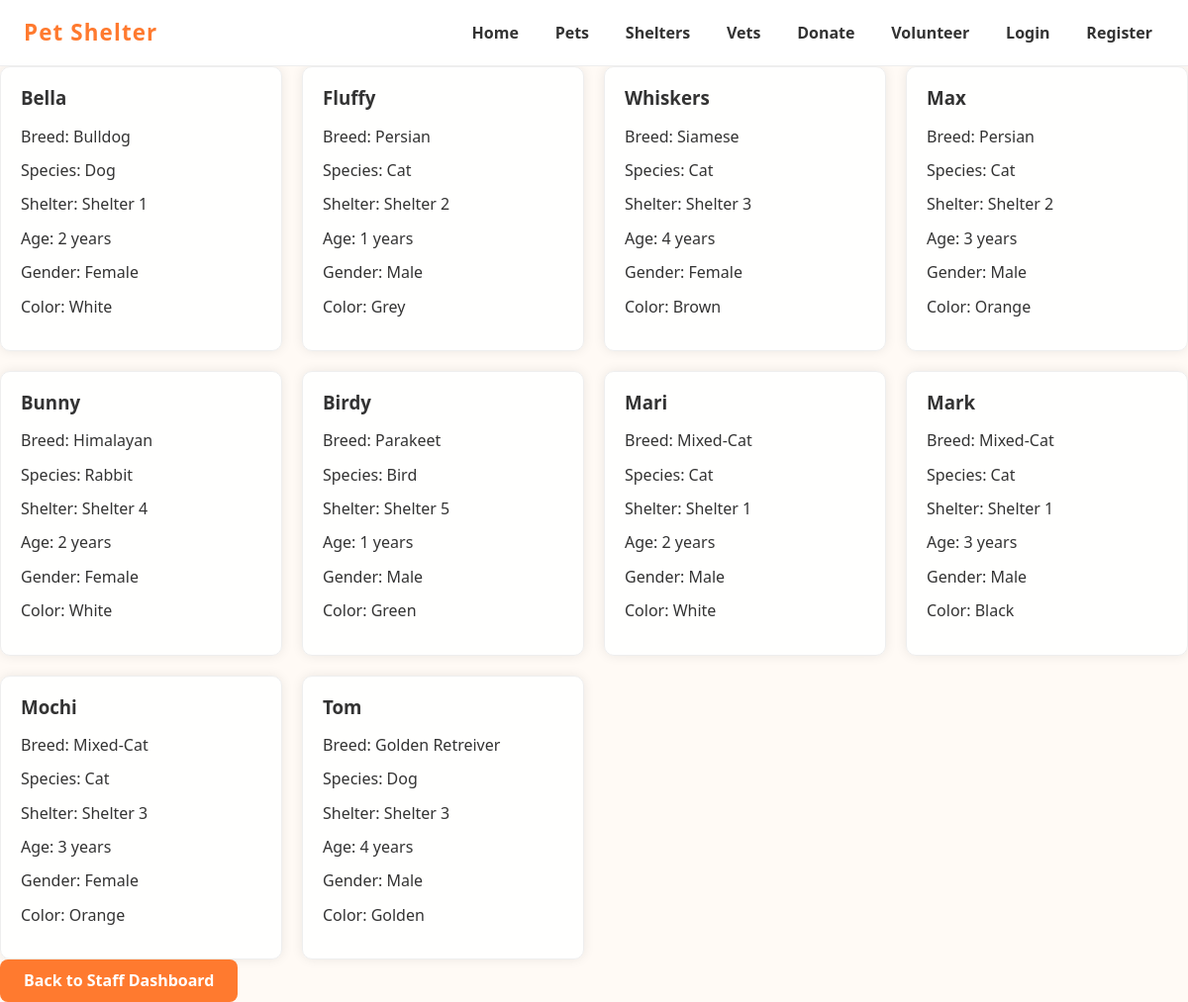
Screenshot of /pet_shelter_db/staff/view_pets.php (signed in) with the database file from the repository.
### tables this page shows
CREATE TABLE `pets` (
  `pet_id` int(11) NOT NULL,
  `name` varchar(100) DEFAULT NULL,
  `age` int(11) DEFAULT NULL,
  `gender` varchar(10) DEFAULT NULL,
  `color` varchar(50) DEFAULT NULL,
  `arrival_date` date DEFAULT NULL,
  `status` varchar(50) DEFAULT NULL,
  `shelter_id` int(11) DEFAULT NULL,
  `breed_id` int(11) DEFAULT NULL,
  `species_id` int(11) DEFAULT NULL
);

CREATE TABLE `breeds` (
  `breed_id` int(11) NOT NULL,
  `breed_name` varchar(100) NOT NULL,
  `species_id` int(11) DEFAULT NULL
);

CREATE TABLE `species` (
  `species_id` int(11) NOT NULL,
  `species_name` varchar(50) NOT NULL
);

CREATE TABLE `shelters` (
  `shelter_id` int(11) NOT NULL,
  `name` varchar(100) DEFAULT NULL,
  `location` varchar(150) DEFAULT NULL,
  `capacity` int(11) DEFAULT NULL,
  `contact_number` varchar(20) DEFAULT NULL
);

### pet_shelter_db/staff/view_pets.php (the view, shortened to what this page needs)
<?php
include("../includes/db_connect.php");
?>
<!DOCTYPE html>
<html lang="en">
<head>
    <link rel="stylesheet" href="../css/style.css">
</head>
<body>
<div class="navbar">
    <div class="logo">Pet Shelter</div>
    <div class="menu-links">
        <a href="../index.php">Home</a>
        <a href="../pets.php">Pets</a>
        <a href="../shelters.php">Shelters</a>
        <a href="../vets.php">Vets</a>
        <a href="../donate.php">Donate</a>
        <a href="../volunteer.php">Volunteer</a>
        <a href="../login.php">Login</a>
        <a href="../register.php">Register</a>
    </div>
</div>
<div class="card-grid">
<?php
$sql = "SELECT pets.pet_id, pets.name, pets.age, pets.gender, pets.color,
               breeds.breed_name, species.species_name, shelters.name AS shelter_name
        FROM pets
        LEFT JOIN breeds ON pets.breed_id = breeds.breed_id
        LEFT JOIN species ON pets.species_id = species.species_id
        LEFT JOIN shelters ON pets.shelter_id = shelters.shelter_id";
$result = mysqli_query($conn, $sql);
if (mysqli_num_rows($result) > 0) {
    while ($row = mysqli_fetch_assoc($result)) {
        echo "<div class='pet-card'>";
        echo "<h3>" . $row['name'] . "</h3>";
        echo "<p>Breed: " . $row['breed_name'] . "</p>";
        echo "<p>Species: " . $row['species_name'] . "</p>";
        echo "<p>Shelter: " . $row['shelter_name'] . "</p>";
        echo "<p>Age: " . $row['age'] . " years</p>";
        echo "<p>Gender: " . $row['gender'] . "</p>";
        echo "<p>Color: " . $row['color'] . "</p>";
        echo "</div>";
    }
} else {
    echo "<p>No pets available.</p>";
}
?>
</div>
<a class="btn" href="dashboard.php">Back to Staff Dashboard</a>
</body>
</html>

### pet_shelter_db/css/style.css (style rules this page uses)
html { line-height: 1.15; -webkit-text-size-adjust: 100%; }
body { margin: 0; }
a { background-color: transparent; }
:root { --main-bg: #fffaf5; --accent: #ff7a2f; --accent-dark: #e5671f; --text: #333; --muted: #777; --radius: 10px; --shadow: 0 0 10px rgba(0,0,0,0.1); }
* { box-sizing: border-box; }
body { margin: 0; padding: 0; font-family: 'Segoe UI', Tahoma, Geneva, Verdana, sans-serif; color: var(--text); background-color: var(--main-bg); background-image: url('../pet.jpg'); background-position: center; background-size: cover; background-repeat: no-repeat; min-height: 100vh; }
a { color: var(--accent); text-decoration: none; font-weight: 600; }
p { margin-bottom: 15px; }
.pet-card { background-color: rgba(255,255,255,0.95); padding: 20px; border-radius: var(--radius); box-shadow: 0 0 12px rgba(0,0,0,0.08); border: 1px solid #eee; }
.pet-card h3 { margin-top: 0; color: var(--text); }
.navbar { display: flex; justify-content: space-between; align-items: center; padding: 16px 24px; background: rgba(255, 255, 255, 0.92); backdrop-filter: blur(8px); border-bottom: 1px solid #eee; position: sticky; top: 0; z-index: 50; }
.logo { font-size: 1.4rem; font-weight: 900; color: var(--accent); letter-spacing: 0.05em; }
.menu-links { display: flex; gap: 0.8rem; list-style: none; margin: 0; padding: 0; }
.menu-links a { color: var(--text); text-decoration: none; font-weight: 600; padding: 8px 12px; border-radius: 6px; transition: all 0.2s ease; }
.btn { display: inline-block; background-color: var(--accent); color: white; padding: 12px 24px; border-radius: 8px; font-weight: 700; text-decoration: none; transition: background-color 0.2s ease; }
.card-grid { display: grid; grid-template-columns: repeat(auto-fit, minmax(260px, 1fr)); gap: 20px; }

### rows the page displays
pets: name "Bella", breed.breed_name "Bulldog", species.species_name "Dog", shelter.name "Shelter 1", age "2", gender "Female", color "White"
pets: name "Fluffy", breed.breed_name "Persian", species.species_name "Cat", shelter.name "Shelter 2", age "1", gender "Male", color "Grey"
pets: name "Whiskers", breed.breed_name "Siamese", species.species_name "Cat", shelter.name "Shelter 3", age "4", gender "Female", color "Brown"
pets: name "Max", breed.breed_name "Persian", species.species_name "Cat", shelter.name "Shelter 2", age "3", gender "Male", color "Orange"
pets: name "Bunny", breed.breed_name "Himalayan", species.species_name "Rabbit", shelter.name "Shelter 4", age "2", gender "Female", color "White"
pets: name "Birdy", breed.breed_name "Parakeet", species.species_name "Bird", shelter.name "Shelter 5", age "1", gender "Male", color "Green"
pets: name "Mari", breed.breed_name "Mixed-Cat", species.species_name "Cat", shelter.name "Shelter 1", age "2", gender "Male", color "White"
pets: name "Mark", breed.breed_name "Mixed-Cat", species.species_name "Cat", shelter.name "Shelter 1", age "3", gender "Male", color "Black"
pets: name "Mochi", breed.breed_name "Mixed-Cat", species.species_name "Cat", shelter.name "Shelter 3", age "3", gender "Female", color "Orange"
pets: name "Tom", breed.breed_name "Golden Retreiver", species.species_name "Dog", shelter.name "Shelter 3", age "4", gender "Male", color "Golden"
